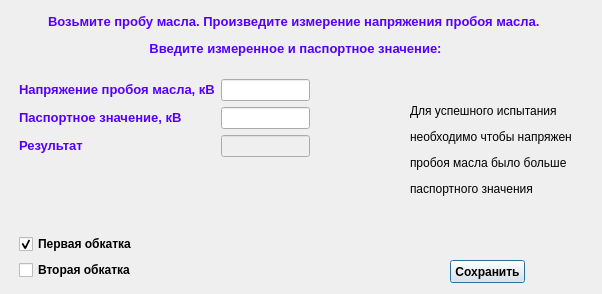
<?xml version="1.0" encoding="UTF-8"?>
<ui version="4.0">
 <class>window_experience_1</class>
 <widget class="QDialog" name="window_experience_1">
  <property name="geometry">
   <rect>
    <x>0</x>
    <y>0</y>
    <width>602</width>
    <height>294</height>
   </rect>
  </property>
  <property name="windowTitle">
   <string>Dialog</string>
  </property>
  <widget class="QLabel" name="label">
   <property name="geometry">
    <rect>
     <x>30</x>
     <y>10</y>
     <width>531</width>
     <height>51</height>
    </rect>
   </property>
   <property name="text">
    <string>&lt;html&gt;&lt;head/&gt;&lt;body&gt;&lt;p align=&quot;center&quot;&gt;&lt;span style=&quot; font-size:10pt; font-weight:600; color:#5500ff;&quot;&gt;Возьмите пробу масла. Произведите измерение напряжения пробоя масла. &lt;/span&gt;&lt;/p&gt;&lt;p align=&quot;center&quot;&gt;&lt;span style=&quot; font-size:10pt; font-weight:600; color:#5500ff;&quot;&gt;Введите измеренное и паспортное значение:&lt;/span&gt;&lt;/p&gt;&lt;/body&gt;&lt;/html&gt;</string>
   </property>
  </widget>
  <widget class="QLabel" name="label_2">
   <property name="geometry">
    <rect>
     <x>410</x>
     <y>100</y>
     <width>161</width>
     <height>101</height>
    </rect>
   </property>
   <property name="text">
    <string>&lt;html&gt;&lt;head/&gt;&lt;body&gt;&lt;p&gt;Для успешного испытания &lt;/p&gt;&lt;p&gt;необходимо чтобы напряжение &lt;/p&gt;&lt;p&gt;пробоя масла было больше &lt;/p&gt;&lt;p&gt;паспортного значения&lt;/p&gt;&lt;/body&gt;&lt;/html&gt;</string>
   </property>
  </widget>
  <widget class="QWidget" name="formLayoutWidget">
   <property name="geometry">
    <rect>
     <x>19</x>
     <y>79</y>
     <width>291</width>
     <height>201</height>
    </rect>
   </property>
   <layout class="QFormLayout" name="formLayout">
    <item row="0" column="0">
     <widget class="QLabel" name="label_3">
      <property name="text">
       <string>&lt;html&gt;&lt;head/&gt;&lt;body&gt;&lt;p&gt;&lt;span style=&quot; font-size:10pt; font-weight:600; color:#5500ff;&quot;&gt;Напряжение пробоя масла, кВ&lt;/span&gt;&lt;/p&gt;&lt;/body&gt;&lt;/html&gt;</string>
      </property>
     </widget>
    </item>
    <item row="1" column="0">
     <widget class="QLabel" name="label_4">
      <property name="text">
       <string>&lt;html&gt;&lt;head/&gt;&lt;body&gt;&lt;p&gt;&lt;span style=&quot; font-size:10pt; font-weight:600; color:#5500ff;&quot;&gt;Паспортное значение, кВ&lt;/span&gt;&lt;/p&gt;&lt;/body&gt;&lt;/html&gt;</string>
      </property>
     </widget>
    </item>
    <item row="0" column="1">
     <widget class="QLineEdit" name="lineEdit_oilBreakdownVoltage"/>
    </item>
    <item row="1" column="1">
     <widget class="QLineEdit" name="lineEdit_oilBreakdownVoltageNominal"/>
    </item>
    <item row="2" column="0">
     <widget class="QLabel" name="label_5">
      <property name="text">
       <string>&lt;html&gt;&lt;head/&gt;&lt;body&gt;&lt;p&gt;&lt;span style=&quot; font-size:10pt; font-weight:600; color:#5500ff;&quot;&gt;Результат&lt;/span&gt;&lt;/p&gt;&lt;/body&gt;&lt;/html&gt;</string>
      </property>
     </widget>
    </item>
    <item row="2" column="1">
     <widget class="QLineEdit" name="lineEdit_oilBreakdownVoltageResult">
      <property name="enabled">
       <bool>false</bool>
      </property>
      <property name="font">
       <font>
        <weight>75</weight>
        <bold>true</bold>
       </font>
      </property>
     </widget>
    </item>
    <item row="4" column="0">
     <widget class="QCheckBox" name="checkBox_first_run_in">
      <property name="font">
       <font>
        <weight>75</weight>
        <bold>true</bold>
       </font>
      </property>
      <property name="text">
       <string>Первая обкатка</string>
      </property>
      <property name="checked">
       <bool>true</bool>
      </property>
     </widget>
    </item>
    <item row="5" column="0">
     <widget class="QCheckBox" name="checkBox_second_run_in">
      <property name="font">
       <font>
        <weight>75</weight>
        <bold>true</bold>
       </font>
      </property>
      <property name="text">
       <string>Вторая обкатка</string>
      </property>
     </widget>
    </item>
    <item row="3" column="0">
     <spacer name="verticalSpacer">
      <property name="orientation">
       <enum>Qt::Vertical</enum>
      </property>
      <property name="sizeHint" stdset="0">
       <size>
        <width>20</width>
        <height>40</height>
       </size>
      </property>
     </spacer>
    </item>
   </layout>
  </widget>
  <widget class="QPushButton" name="pushButton_oilBreakdownVoltageSave">
   <property name="geometry">
    <rect>
     <x>450</x>
     <y>260</y>
     <width>75</width>
     <height>23</height>
    </rect>
   </property>
   <property name="font">
    <font>
     <weight>75</weight>
     <bold>true</bold>
    </font>
   </property>
   <property name="cursor">
    <cursorShape>PointingHandCursor</cursorShape>
   </property>
   <property name="styleSheet">
    <string notr="true"/>
   </property>
   <property name="text">
    <string>Сохранить</string>
   </property>
  </widget>
 </widget>
 <resources/>
 <connections/>
</ui>
